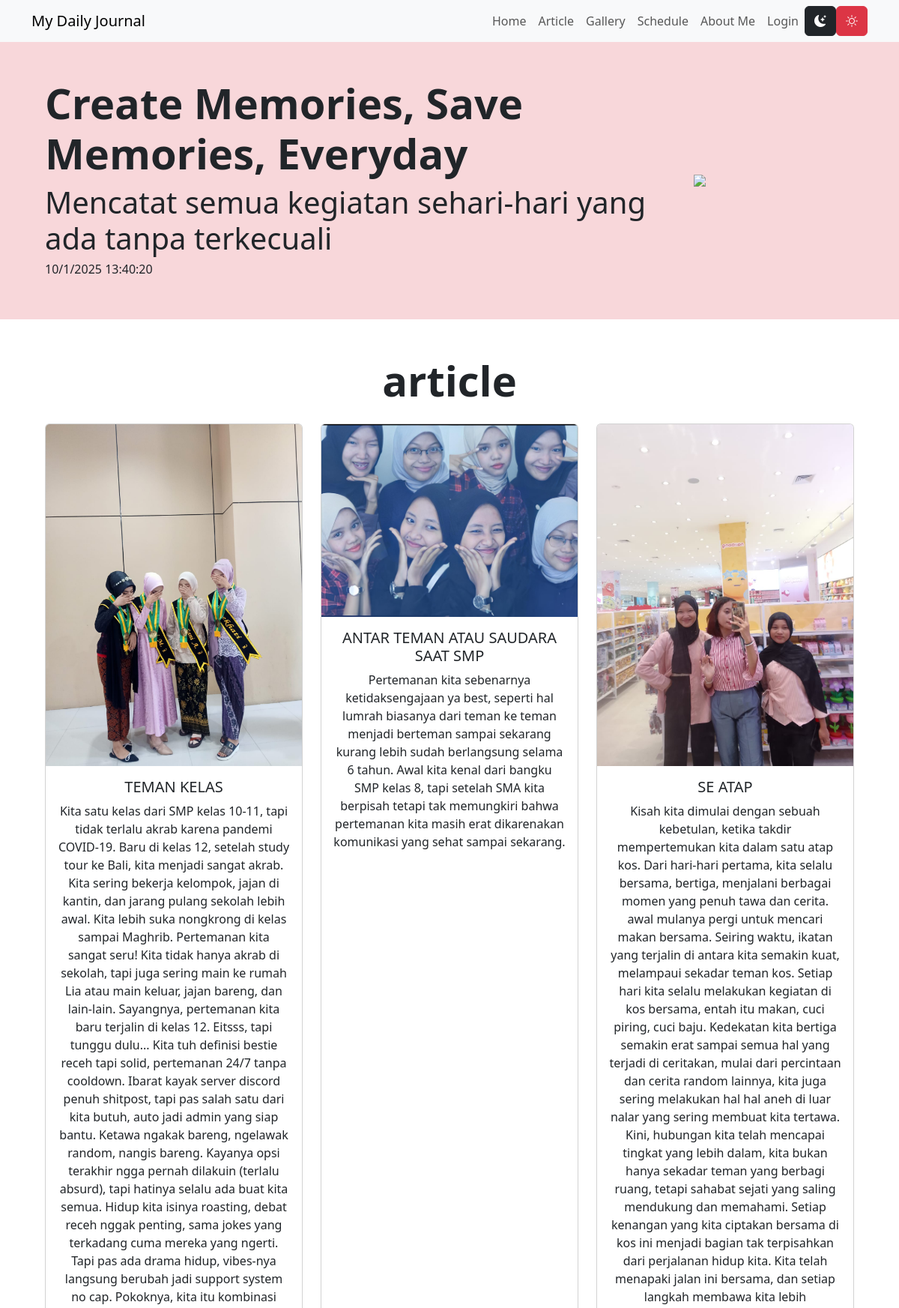
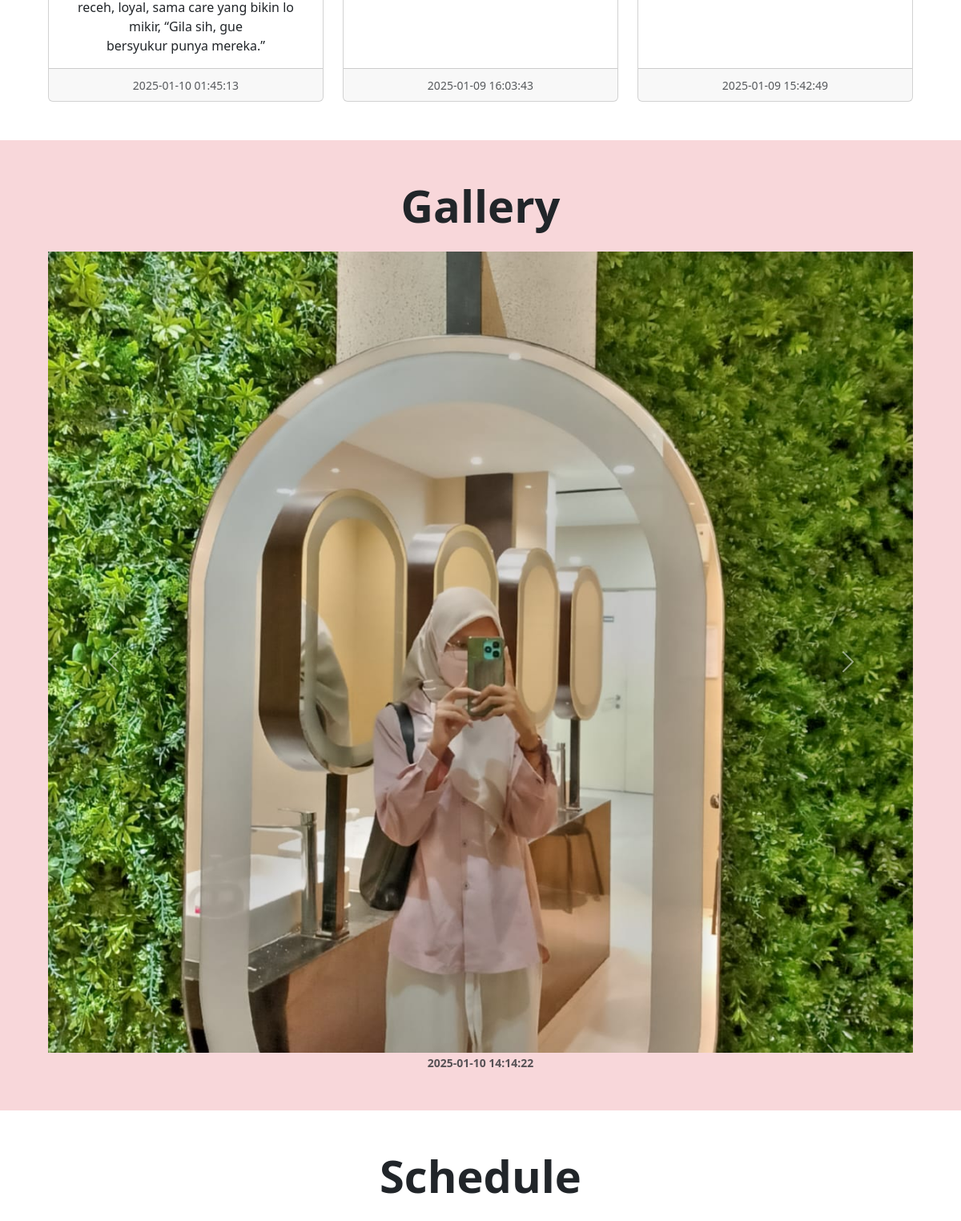
The page / (upper part) on the database its author committed (2 pictures, top to bottom).
### tables this page shows
CREATE TABLE `article` (
  `id` int(11) NOT NULL,
  `judul` text DEFAULT NULL,
  `isi` text DEFAULT NULL,
  `gambar` text DEFAULT NULL,
  `tanggal` datetime DEFAULT NULL,
  `username` varchar(50) DEFAULT NULL
);

CREATE TABLE `gallery` (
  `id` int(11) NOT NULL,
  `gambar` text DEFAULT NULL,
  `tanggal` datetime DEFAULT NULL,
  `username` varchar(50) DEFAULT NULL
);

### index.php (the view, shortened to what this page needs)
<?php
include "koneksi.php";
?>
<!DOCTYPE html>
<html lang="en">
<head>
  <link rel="stylesheet" href="https://cdn.jsdelivr.net/npm/bootstrap-icons@1.11.1/font/bootstrap-icons.css" />
  <link href="https://cdn.jsdelivr.net/npm/bootstrap@5.3.2/dist/css/bootstrap.min.css" rel="stylesheet"
 />
</head>
<body>
  <nav class="navbar navbar-expand-sm bg-body-tertiary sticky-top">
    <div class="container">
      <a class="navbar-brand" href="#">My Daily Journal</a>
      <div class="collapse navbar-collapse" id="navbarSupportedContent">
        <ul class="navbar-nav ms-auto mb-2 mb-lg-0 text-dark">
          <li class="nav-item">
            <a class="nav-link" href="#">Home</a>
          </li>
          <li class="nav-item">
            <a class="nav-link" href="#article">Article</a>
          </li>
          <li class="nav-item">
            <a class="nav-link" href="#gallery">Gallery</a>
          </li>
          <li class="nav-item">
            <a class="nav-link" href="#schedule">Schedule</a>
          </li>
          <li class="nav-item">
            <a class="nav-link" href="#aboutme">About Me</a>
          </li>
          <li class="nav-item">
            <a class="nav-link" href="login.php" target="_blank">Login</a>
          </li>
          <button type="button" class="btn btn-dark theme" id="dark" title="dark">
            <i class="bi bi-moon-stars-fill"></i>
          </button>
          <button type="button" class="btn btn-danger theme" id="light" title="light">
            <i class="bi bi-brightness-high"></i>
          </button>
        </ul>
      </div>
    </div>
  </nav>
  <section id="hero" class="text-center p-5 bg-danger-subtle text-sm-start">
    <div class="container">
      <div class="d-sm-flex flex-sm-row-reverse align-items-center">
        <img src="img/banner.jpg" class="img-fluid" width="300" />
        <div>
          <h1 class="fw-bold display-4">
            Create Memories, Save Memories, Everyday
          </h1>
          <h4 class="lead display-6">
            Mencatat semua kegiatan sehari-hari yang ada tanpa terkecuali
          </h4>
          <h6>
            <span id="tanggal"></span>
            <span id="jam"></span>
          </h6>
        </div>
      </div>
    </div>
  </section>
  <section id="article" class="text-center p-5">
    <div class="container">
      <h1 class="fw-bold display-4 pb-3">article</h1>
      <div class="row row-cols-1 row-cols-md-3 g-4 justify-content-center">
        <?php
        $sql = "SELECT * FROM article ORDER BY tanggal DESC";
        $hasil = $conn->query($sql);
        while ($row = $hasil->fetch_assoc()) {
          ?>
          <div class="col">
            <div class="card h-100">
              <img src="img/<?= $row["gambar"] ?>" class="card-img-top" alt="..." />
              <div class="card-body">
                <h5 class="card-title"><?= $row["judul"] ?></h5>
                <p class="card-text">
                  <?= $row["isi"] ?>
                </p>
              </div>
              <div class="card-footer">
                <small class="text-body-secondary">
                  <?= $row["tanggal"] ?>
                </small>
              </div>
            </div>
          </div>
          <?php
        }
        ?>
      </div>
    </div>
  </section>
  <section id="gallery" class="text-center p-5 bg-danger-subtle">
    <div class="container">
      <h1 class="fw-bold display-4 pb-3">Gallery</h1>
      <div id="carouselExample" class="carousel slide">
        <div class="carousel-inner">
          <?php
          $sql = "SELECT * FROM gallery ORDER BY tanggal DESC";
          $hasil = $conn->query($sql);
          $isFirst = true;
          while ($row = $hasil->fetch_assoc()) {
            $activeClass = $isFirst ? 'active' : '';
            $isFirst = false;
            ?>
            <div class="carousel-item <?= $activeClass ?>">
              <img src="img/<?= $row["gambar"] ?>" class="d-block w-100 img-fluid carousel-img object-fit-cover img" alt="Gallery Image">
              <div class="card-footer">
                <small class="text-body-secondary">
                  <strong><?= $row["tanggal"] ?></strong>
                </small>
              </div>
            </div>
            <?php
          }
          ?>
        </div>
        <button class="carousel-control-prev" type="button" data-bs-target="#carouselExample" data-bs-slide="prev">
          <span class="carousel-control-prev-icon" aria-hidden="true"></span>
        </button>
        <button class="carousel-control-next" type="button" data-bs-target="#carouselExample" data-bs-slide="next">
          <span class="carousel-control-next-icon" aria-hidden="true"></span>
        </button>
      </div>
    </div>
  </section>
  <section id="schedule" class="text-center p-5">
    <div class="container">
      <h1 class="fw-bold display-4 pb-3">Schedule</h1>
      <div class="row row-cols-1 row-cols-md-4 g-4 justify-content-center">
      </div>
    </div>
  </section>
</body>
</html>

### index.php (style rules this page uses)
.carousel-img { width: 100%; height: 1000px; object-fit: cover; object-position: center; }

### rows shown on the page
article: gambar (picture), judul "TEMAN KELAS", isi "Kita satu kelas dari SMP kelas 10-11, tapi tidak terlalu akrab karena pandemi COVID-19. Baru di kelas 12, setelah study tour ke Bali, kita menjadi sangat akrab. Kita sering bekerja kelompok, jajan di kantin, dan jarang pulang sekolah lebih awal. Kita lebih suka nongkrong di kelas sampai Maghrib. Pertemanan kita sangat seru! Kita tidak hanya akrab di sekolah, tapi juga sering main ke rumah Lia atau main keluar, jajan bareng, dan lain-lain. Sayangnya, pertemanan kita baru terjalin di kelas 12. Eitsss, tapi tunggu dulu... Kita tuh definisi bestie receh tapi solid, pertemanan 24/7 tanpa cooldown. Ibarat kayak server discord penuh shitpost, tapi pas salah satu dari kita butuh, auto jadi admin…", tanggal "2025-01-10 01:45:13"
article: gambar (picture), judul "ANTAR TEMAN ATAU SAUDARA SAAT SMP", isi "Pertemanan kita sebenarnya ketidaksengajaan ya best, seperti hal lumrah biasanya dari teman ke teman menjadi berteman sampai sekarang kurang lebih sudah berlangsung selama 6 tahun. Awal kita kenal dari bangku SMP kelas 8, tapi setelah SMA kita berpisah tetapi tak memungkiri bahwa pertemanan kita masih erat dikarenakan komunikasi yang sehat sampai sekarang.", tanggal "2025-01-09 16:03:43"
article: gambar (picture), judul "SE ATAP", isi "Kisah kita dimulai dengan sebuah kebetulan, ketika takdir mempertemukan kita dalam satu atap kos. Dari hari-hari pertama, kita selalu bersama, bertiga, menjalani berbagai momen yang penuh tawa dan cerita. awal mulanya pergi untuk mencari makan bersama. Seiring waktu, ikatan yang terjalin di antara kita semakin kuat, melampaui sekadar teman kos. Setiap hari kita selalu melakukan kegiatan di kos bersama, entah itu makan, cuci piring, cuci baju. Kedekatan kita bertiga semakin erat sampai semua hal yang terjadi di ceritakan, mulai dari percintaan dan cerita random lainnya, kita juga sering melakukan hal hal aneh di luar nalar yang sering membuat kita tertawa. Kini, hubungan kita telah mencapai…", tanggal "2025-01-09 15:42:49"
gallery: gambar (picture), tanggal "2025-01-10 14:14:22"
